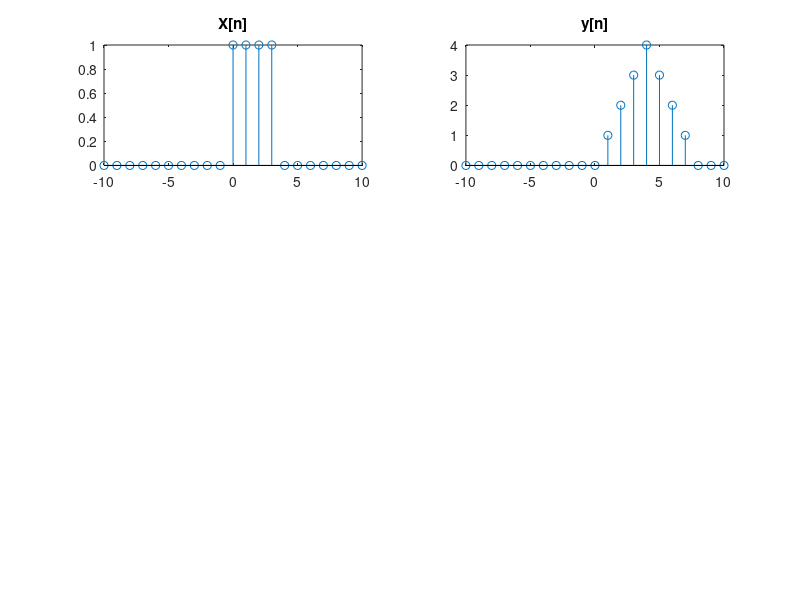

This chart was generated by the following MATLAB code: (Note: this script raises an error after producing the figure.)
% WAP linar convo given seq witout using inbuilt function 

clc
clear all
close all

subplot(3,2,1)
n=-10:10;
w=(n>=0)-(n>=4);
stem(n,w);
title('X[n]');
n1 = length(w);


subplot(3,2,2)
x=n.*(n>=0)-2*(n-4).*(n>=4)+(n-8).*(n>=8);
stem(n,x);
n2 = length(x);
title('y[n]');

W = [w,zeros(1,n2)];



for i=1:n1+n2-1
C(i) = 0; 
for j=1:n1 
if(i-j+1>0) 
C(i) = C(i) + W(j) * X(i-j+1); 
else 
end 
end 
end
subplot(3,2,3)

N = -20:20;
stem(N,C);
title('x[n]*y[n]');

n3=length(w);




